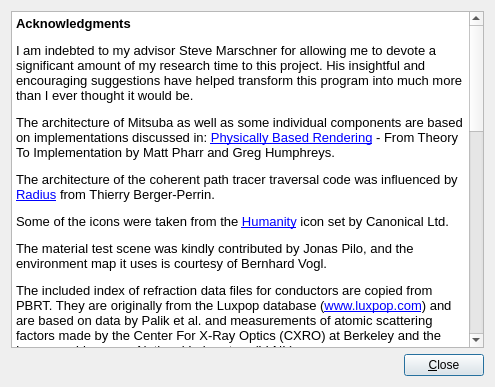
<?xml version="1.0" encoding="UTF-8"?>
<ui version="4.0">
 <class>AcknowledgmentDialog</class>
 <widget class="QDialog" name="AcknowledgmentDialog">
  <property name="windowModality">
   <enum>Qt::NonModal</enum>
  </property>
  <property name="geometry">
   <rect>
    <x>0</x>
    <y>0</y>
    <width>495</width>
    <height>387</height>
   </rect>
  </property>
  <property name="windowTitle">
   <string>Acknowledgments</string>
  </property>
  <layout class="QGridLayout" name="gridLayout">
   <item row="1" column="0">
    <layout class="QHBoxLayout" name="horizontalLayout">
     <item>
      <spacer name="horizontalSpacer">
       <property name="orientation">
        <enum>Qt::Horizontal</enum>
       </property>
       <property name="sizeHint" stdset="0">
        <size>
         <width>198</width>
         <height>20</height>
        </size>
       </property>
      </spacer>
     </item>
     <item>
      <widget class="QPushButton" name="pushButton">
       <property name="text">
        <string>&amp;Close</string>
       </property>
      </widget>
     </item>
    </layout>
   </item>
   <item row="0" column="0">
    <widget class="QTextBrowser" name="textBrowser">
     <property name="html">
      <string>&lt;!DOCTYPE HTML PUBLIC &quot;-//W3C//DTD HTML 4.0//EN&quot; &quot;http://www.w3.org/TR/REC-html40/strict.dtd&quot;&gt;
&lt;html&gt;&lt;head&gt;&lt;meta name=&quot;qrichtext&quot; content=&quot;1&quot; /&gt;&lt;style type=&quot;text/css&quot;&gt;
p, li { white-space: pre-wrap; }
&lt;/style&gt;&lt;/head&gt;&lt;body style=&quot; font-family:'MS Shell Dlg 2'; font-size:8.25pt; font-weight:400; font-style:normal;&quot;&gt;
&lt;p style=&quot; margin-top:12px; margin-bottom:12px; margin-left:0px; margin-right:0px; -qt-block-indent:0; text-indent:0px;&quot;&gt;&lt;span style=&quot; font-family:'Sans'; font-size:10pt; font-weight:600;&quot;&gt;Acknowledgments&lt;/span&gt;&lt;/p&gt;
&lt;p style=&quot; margin-top:12px; margin-bottom:12px; margin-left:0px; margin-right:0px; -qt-block-indent:0; text-indent:0px;&quot;&gt;&lt;span style=&quot; font-family:'Sans'; font-size:10pt;&quot;&gt;I am indebted to my advisor Steve Marschner for allowing me to devote a significant amount of my research time to this project. His insightful and encouraging suggestions have helped transform this program into much more than I ever thought it would be.&lt;/span&gt;&lt;/p&gt;
&lt;p style=&quot; margin-top:12px; margin-bottom:12px; margin-left:0px; margin-right:0px; -qt-block-indent:0; text-indent:0px;&quot;&gt;&lt;span style=&quot; font-family:'Sans'; font-size:10pt;&quot;&gt;The architecture of Mitsuba as well as some individual components are based on implementations discussed in: &lt;/span&gt;&lt;a href=&quot;http://www.pbrt.org&quot;&gt;&lt;span style=&quot; font-family:'Sans'; font-size:10pt; text-decoration: underline; color:#0000ff;&quot;&gt;Physically Based Rendering&lt;/span&gt;&lt;/a&gt;&lt;span style=&quot; font-family:'Sans'; font-size:10pt;&quot;&gt; - From Theory To Implementation by Matt Pharr and Greg Humphreys.&lt;/span&gt;&lt;/p&gt;
&lt;p style=&quot; margin-top:12px; margin-bottom:12px; margin-left:0px; margin-right:0px; -qt-block-indent:0; text-indent:0px;&quot;&gt;&lt;span style=&quot; font-family:'Sans'; font-size:10pt;&quot;&gt;The architecture of the coherent path tracer traversal code was influenced by &lt;/span&gt;&lt;a href=&quot;http://gna.org/projects/radius/&quot;&gt;&lt;span style=&quot; font-family:'Sans'; font-size:10pt; text-decoration: underline; color:#0000ff;&quot;&gt;Radius&lt;/span&gt;&lt;/a&gt;&lt;span style=&quot; font-family:'Sans'; font-size:10pt;&quot;&gt; from Thierry Berger-Perrin.&lt;/span&gt;&lt;/p&gt;
&lt;p style=&quot; margin-top:12px; margin-bottom:12px; margin-left:0px; margin-right:0px; -qt-block-indent:0; text-indent:0px;&quot;&gt;&lt;span style=&quot; font-family:'Sans'; font-size:10pt;&quot;&gt;Some of the icons were taken from the &lt;/span&gt;&lt;a href=&quot;https://launchpad.net/humanity&quot;&gt;&lt;span style=&quot; font-family:'Sans'; font-size:10pt; text-decoration: underline; color:#0000ff;&quot;&gt;Humanity&lt;/span&gt;&lt;/a&gt;&lt;span style=&quot; font-family:'Sans'; font-size:10pt;&quot;&gt; icon set by Canonical Ltd.&lt;/span&gt;&lt;/p&gt;
&lt;p style=&quot; margin-top:12px; margin-bottom:12px; margin-left:0px; margin-right:0px; -qt-block-indent:0; text-indent:0px;&quot;&gt;&lt;span style=&quot; font-family:'Sans'; font-size:10pt;&quot;&gt;The material test scene was kindly contributed by Jonas Pilo, and the environment map it uses is courtesy of Bernhard Vogl.&lt;/span&gt;&lt;/p&gt;
&lt;p style=&quot; margin-top:12px; margin-bottom:12px; margin-left:0px; margin-right:0px; -qt-block-indent:0; text-indent:0px;&quot;&gt;&lt;span style=&quot; font-family:'Sans'; font-size:10pt;&quot;&gt;The included index of refraction data files for conductors are copied from PBRT. They are originally from the Luxpop database (&lt;/span&gt;&lt;a href=&quot;http://www.luxpop.com&quot;&gt;&lt;span style=&quot; font-family:'Sans'; font-size:10pt; text-decoration: underline; color:#0000ff;&quot;&gt;www.luxpop.com&lt;/span&gt;&lt;/a&gt;&lt;span style=&quot; font-family:'Sans'; font-size:10pt;&quot;&gt;) and are based on data by Palik et al. and measurements of atomic scattering factors made by the Center For X-Ray Optics (CXRO) at Berkeley and the Lawrence Livermore National Laboratory (LLNL).&lt;/span&gt;&lt;/p&gt;
&lt;p style=&quot; margin-top:12px; margin-bottom:12px; margin-left:0px; margin-right:0px; -qt-block-indent:0; text-indent:0px;&quot;&gt;&lt;span style=&quot; font-family:'Sans'; font-size:10pt;&quot;&gt;The following people have kindly contributed code or bugfixes:&lt;/span&gt;&lt;/p&gt;
&lt;ul style=&quot;margin-top: 0px; margin-bottom: 0px; margin-left: 0px; margin-right: 0px; -qt-list-indent: 1;&quot;&gt;&lt;li style=&quot; font-family:'Sans'; font-size:10pt;&quot; style=&quot; margin-top:12px; margin-bottom:12px; margin-left:0px; margin-right:0px; -qt-block-indent:0; text-indent:0px;&quot;&gt;Miloŝ Haŝan&lt;/li&gt;
&lt;li style=&quot; font-family:'Sans'; font-size:10pt;&quot; style=&quot; margin-top:12px; margin-bottom:12px; margin-left:0px; margin-right:0px; -qt-block-indent:0; text-indent:0px;&quot;&gt;Marios Papas&lt;/li&gt;
&lt;li style=&quot; font-family:'Sans'; font-size:10pt;&quot; style=&quot; margin-top:12px; margin-bottom:12px; margin-left:0px; margin-right:0px; -qt-block-indent:0; text-indent:0px;&quot;&gt;Edgar Velázquez-Armendáriz&lt;/li&gt;
&lt;li style=&quot; font-family:'Sans'; font-size:10pt;&quot; style=&quot; margin-top:12px; margin-bottom:12px; margin-left:0px; margin-right:0px; -qt-block-indent:0; text-indent:0px;&quot;&gt;Jirka Vorba&lt;/li&gt;
&lt;li style=&quot; font-family:'Sans'; font-size:10pt;&quot; style=&quot; margin-top:12px; margin-bottom:12px; margin-left:0px; margin-right:0px; -qt-block-indent:0; text-indent:0px;&quot;&gt;Leonhard Grünschloß&lt;/li&gt;&lt;/ul&gt;
&lt;p style=&quot; margin-top:12px; margin-bottom:12px; margin-left:0px; margin-right:0px; -qt-block-indent:0; text-indent:0px;&quot;&gt;&lt;span style=&quot; font-family:'Sans'; font-size:10pt;&quot;&gt;Mitsuba makes heavy use of the following amazing libraries and tools: &lt;/span&gt;&lt;/p&gt;
&lt;ul style=&quot;margin-top: 0px; margin-bottom: 0px; margin-left: 0px; margin-right: 0px; -qt-list-indent: 1;&quot;&gt;&lt;li style=&quot; font-family:'Sans'; font-size:10pt;&quot; style=&quot; margin-top:12px; margin-bottom:12px; margin-left:0px; margin-right:0px; -qt-block-indent:0; text-indent:0px;&quot;&gt;&lt;a href=&quot;http://qt.digia.com/product/&quot;&gt;&lt;span style=&quot; text-decoration: underline; color:#0000ff;&quot;&gt;Qt 4&lt;/span&gt;&lt;/a&gt; by Digia&lt;/li&gt;
&lt;li style=&quot; font-family:'Sans'; font-size:10pt;&quot; style=&quot; margin-top:12px; margin-bottom:12px; margin-left:0px; margin-right:0px; -qt-block-indent:0; text-indent:0px;&quot;&gt;&lt;a href=&quot;http://www.openexr.com/&quot;&gt;&lt;span style=&quot; text-decoration: underline; color:#0000ff;&quot;&gt;OpenEXR&lt;/span&gt;&lt;/a&gt; by Industrial Light &amp;amp; Magic&lt;/li&gt;
&lt;li style=&quot; font-family:'Sans'; font-size:10pt;&quot; style=&quot; margin-top:12px; margin-bottom:12px; margin-left:0px; margin-right:0px; -qt-block-indent:0; text-indent:0px;&quot;&gt;&lt;a href=&quot;http://xerces.apache.org/xerces-c/&quot;&gt;&lt;span style=&quot; text-decoration: underline; color:#0000ff;&quot;&gt;Xerces-C++&lt;/span&gt;&lt;/a&gt; by the Apache Foundation&lt;/li&gt;
&lt;li style=&quot; font-family:'Sans'; font-size:10pt;&quot; style=&quot; margin-top:12px; margin-bottom:12px; margin-left:0px; margin-right:0px; -qt-block-indent:0; text-indent:0px;&quot;&gt;&lt;a href=&quot;http://eigen.tuxfamily.org&quot;&gt;&lt;span style=&quot; text-decoration: underline; color:#0000ff;&quot;&gt;Eigen&lt;/span&gt;&lt;/a&gt; by Benoît Jacob and Gaël Guennebaud&lt;/li&gt;
&lt;li style=&quot; font-family:'Sans'; font-size:10pt;&quot; style=&quot; margin-top:12px; margin-bottom:12px; margin-left:0px; margin-right:0px; -qt-block-indent:0; text-indent:0px;&quot;&gt;&lt;a href=&quot;http://gruntthepeon.free.fr/ssemath/&quot;&gt;&lt;span style=&quot; text-decoration: underline; color:#0000ff;&quot;&gt;SSE math functions&lt;/span&gt;&lt;/a&gt; by Julien Pommier&lt;/li&gt;
&lt;li style=&quot; font-family:'Sans'; font-size:10pt;&quot; style=&quot; margin-top:12px; margin-bottom:12px; margin-left:0px; margin-right:0px; -qt-block-indent:0; text-indent:0px;&quot;&gt;The &lt;a href=&quot;http://www.boost.org/&quot;&gt;&lt;span style=&quot; text-decoration: underline; color:#0000ff;&quot;&gt;Boost&lt;/span&gt;&lt;/a&gt; C++ class library&lt;/li&gt;
&lt;li style=&quot; font-family:'Sans'; font-size:10pt;&quot; style=&quot; margin-top:12px; margin-bottom:12px; margin-left:0px; margin-right:0px; -qt-block-indent:0; text-indent:0px;&quot;&gt;&lt;a href=&quot;http://glew.sourceforge.net/&quot;&gt;&lt;span style=&quot; text-decoration: underline; color:#0000ff;&quot;&gt;GLEW&lt;/span&gt;&lt;/a&gt; by Milan Ikits, Marcelo E. Magallon and Lev Povalahev&lt;/li&gt;
&lt;li style=&quot; font-family:'Sans'; font-size:10pt;&quot; style=&quot; margin-top:12px; margin-bottom:12px; margin-left:0px; margin-right:0px; -qt-block-indent:0; text-indent:0px;&quot;&gt;&lt;a href=&quot;http://sourceforge.net/projects/collada-dom/&quot;&gt;&lt;span style=&quot; text-decoration: underline; color:#0000ff;&quot;&gt;COLLADA DOM&lt;/span&gt;&lt;/a&gt; by Sony Computer Entertainment&lt;/li&gt;
&lt;li style=&quot; font-family:'Sans'; font-size:10pt;&quot; style=&quot; margin-top:12px; margin-bottom:12px; margin-left:0px; margin-right:0px; -qt-block-indent:0; text-indent:0px;&quot;&gt;&lt;a href=&quot;http://www.math.sci.hiroshima-u.ac.jp/~m-mat/MT/emt.html&quot;&gt;&lt;span style=&quot; text-decoration: underline; color:#0000ff;&quot;&gt;Mersenne Twister&lt;/span&gt;&lt;/a&gt; by Makoto Matsumoto and Takuji Nishimura&lt;/li&gt;
&lt;li style=&quot; font-family:'Sans'; font-size:10pt;&quot; style=&quot; margin-top:12px; margin-bottom:12px; margin-left:0px; margin-right:0px; -qt-block-indent:0; text-indent:0px;&quot;&gt;&lt;a href=&quot;http://ab-initio.mit.edu/wiki/index.php/Cubature&quot;&gt;&lt;span style=&quot; text-decoration: underline; color:#0000ff;&quot;&gt;Cubature&lt;/span&gt;&lt;/a&gt; by Steven G. Johnson&lt;/li&gt;
&lt;li style=&quot; font-family:'Sans'; font-size:10pt;&quot; style=&quot; margin-top:12px; margin-bottom:12px; margin-left:0px; margin-right:0px; -qt-block-indent:0; text-indent:0px;&quot;&gt;&lt;a href=&quot;http://people.cs.kuleuven.be/~ares.lagae/libply/&quot;&gt;&lt;span style=&quot; text-decoration: underline; color:#0000ff;&quot;&gt;libply&lt;/span&gt;&lt;/a&gt; by Ares Lagae&lt;/li&gt;
&lt;li style=&quot; font-family:'Sans'; font-size:10pt;&quot; style=&quot; margin-top:12px; margin-bottom:12px; margin-left:0px; margin-right:0px; -qt-block-indent:0; text-indent:0px;&quot;&gt;&lt;a href=&quot;http://www.ijg.org/&quot;&gt;&lt;span style=&quot; text-decoration: underline; color:#0000ff;&quot;&gt;libjpeg-turbo&lt;/span&gt;&lt;/a&gt; by Darrell Commander and others&lt;/li&gt;
&lt;li style=&quot; font-family:'Sans'; font-size:10pt;&quot; style=&quot; margin-top:12px; margin-bottom:12px; margin-left:0px; margin-right:0px; -qt-block-indent:0; text-indent:0px;&quot;&gt;&lt;a href=&quot;http://www.libpng.org/pub/png&quot;&gt;&lt;span style=&quot; text-decoration: underline; color:#0000ff;&quot;&gt;libpng&lt;/span&gt;&lt;/a&gt; by Guy Eric Schalnat, Andreas Dilger, Glenn Randers-Pehrson and others&lt;/li&gt;
&lt;li style=&quot; font-family:'Sans'; font-size:10pt;&quot; style=&quot; margin-top:12px; margin-bottom:12px; margin-left:0px; margin-right:0px; -qt-block-indent:0; text-indent:0px;&quot;&gt;&lt;a href=&quot;http://www.brandonwalkin.com/bwtoolkit/&quot;&gt;&lt;span style=&quot; text-decoration: underline; color:#0000ff;&quot;&gt;BWToolkit&lt;/span&gt;&lt;/a&gt; by Brandon Walkin&lt;/li&gt;
&lt;li style=&quot; font-family:'Sans'; font-size:10pt;&quot; style=&quot; margin-top:12px; margin-bottom:12px; margin-left:0px; margin-right:0px; -qt-block-indent:0; text-indent:0px;&quot;&gt;The &lt;a href=&quot;http://www.scons.org/&quot;&gt;&lt;span style=&quot; text-decoration: underline; color:#0000ff;&quot;&gt;SCons&lt;/span&gt;&lt;/a&gt; build system by the SCons Foundation&lt;br /&gt;&lt;/li&gt;&lt;/ul&gt;&lt;/body&gt;&lt;/html&gt;</string>
     </property>
     <property name="openExternalLinks">
      <bool>true</bool>
     </property>
    </widget>
   </item>
  </layout>
 </widget>
 <resources/>
 <connections>
  <connection>
   <sender>pushButton</sender>
   <signal>clicked()</signal>
   <receiver>AcknowledgmentDialog</receiver>
   <slot>accept()</slot>
   <hints>
    <hint type="sourcelabel">
     <x>327</x>
     <y>263</y>
    </hint>
    <hint type="destinationlabel">
     <x>334</x>
     <y>199</y>
    </hint>
   </hints>
  </connection>
 </connections>
</ui>
